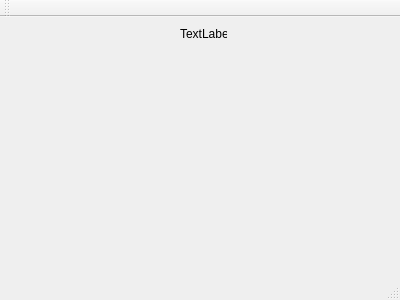
<?xml version="1.0" encoding="UTF-8"?>
<ui version="4.0">
 <class>MainWindow</class>
 <widget class="QMainWindow" name="MainWindow">
  <property name="geometry">
   <rect>
    <x>0</x>
    <y>0</y>
    <width>400</width>
    <height>300</height>
   </rect>
  </property>
  <property name="windowTitle">
   <string>MainWindow</string>
  </property>
  <widget class="QWidget" name="centralWidget">
   <widget class="QLabel" name="lb_sachin">
    <property name="geometry">
     <rect>
      <x>180</x>
      <y>10</y>
      <width>47</width>
      <height>13</height>
     </rect>
    </property>
    <property name="text">
     <string>TextLabel</string>
    </property>
   </widget>
  </widget>
  <widget class="QMenuBar" name="menuBar">
   <property name="geometry">
    <rect>
     <x>0</x>
     <y>0</y>
     <width>400</width>
     <height>21</height>
    </rect>
   </property>
  </widget>
  <widget class="QToolBar" name="mainToolBar">
   <attribute name="toolBarArea">
    <enum>TopToolBarArea</enum>
   </attribute>
   <attribute name="toolBarBreak">
    <bool>false</bool>
   </attribute>
  </widget>
  <widget class="QStatusBar" name="statusBar"/>
 </widget>
 <layoutdefault spacing="6" margin="11"/>
 <resources/>
 <connections/>
</ui>
